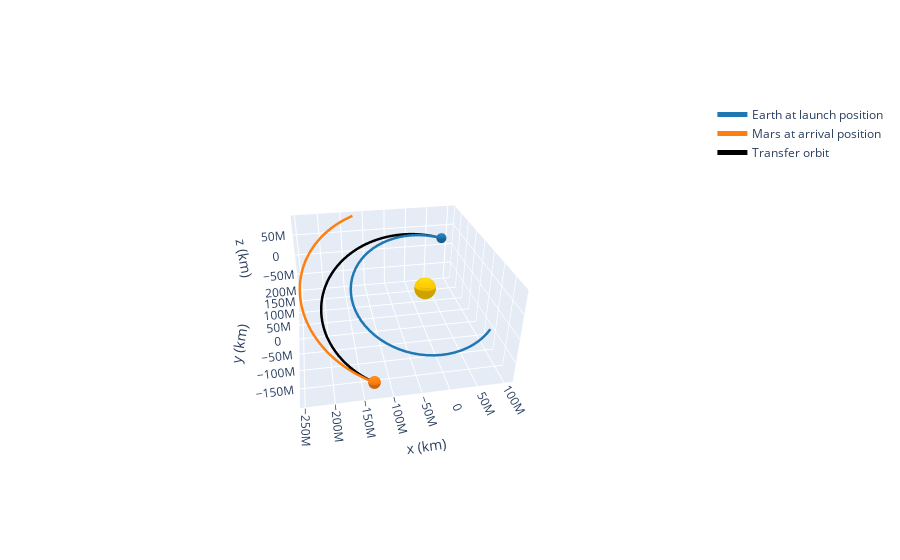

Here is the notebook cell this chart was saved with:
### Code cell
plotter = OrbitPlotter3D()
plotter.set_attractor(Sun)

plotter.plot_ephem(earth, date_launch, label="Earth at launch position")
plotter.plot_ephem(mars, date_arrival, label="Mars at arrival position")
plotter.plot_trajectory(
    ss_trans.sample(max_anomaly= 180 * u.deg),
    color="black",
    label="Transfer orbit",
)
plotter.set_view(30 * u.deg, 260 * u.deg, distance= 3 * u.km)
